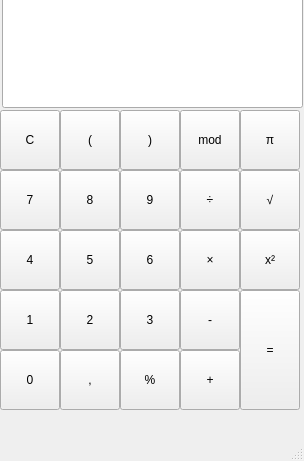
<?xml version="1.0" encoding="UTF-8"?>
<ui version="4.0">
 <class>MainWindow</class>
 <widget class="QMainWindow" name="MainWindow">
  <property name="geometry">
   <rect>
    <x>0</x>
    <y>0</y>
    <width>304</width>
    <height>461</height>
   </rect>
  </property>
  <property name="windowTitle">
   <string>MainWindow</string>
  </property>
  <widget class="QWidget" name="centralwidget">
   <widget class="QPushButton" name="Button_CParenthesis">
    <property name="geometry">
     <rect>
      <x>120</x>
      <y>110</y>
      <width>60</width>
      <height>60</height>
     </rect>
    </property>
    <property name="text">
     <string>)</string>
    </property>
   </widget>
   <widget class="QPushButton" name="Button_equal">
    <property name="geometry">
     <rect>
      <x>240</x>
      <y>290</y>
      <width>60</width>
      <height>120</height>
     </rect>
    </property>
    <property name="minimumSize">
     <size>
      <width>0</width>
      <height>65</height>
     </size>
    </property>
    <property name="text">
     <string>=</string>
    </property>
    <property name="iconSize">
     <size>
      <width>16</width>
      <height>25</height>
     </size>
    </property>
    <property name="checkable">
     <bool>false</bool>
    </property>
   </widget>
   <widget class="QPushButton" name="Button_4">
    <property name="geometry">
     <rect>
      <x>0</x>
      <y>230</y>
      <width>60</width>
      <height>60</height>
     </rect>
    </property>
    <property name="text">
     <string>4</string>
    </property>
   </widget>
   <widget class="QPushButton" name="Button_0">
    <property name="geometry">
     <rect>
      <x>0</x>
      <y>350</y>
      <width>60</width>
      <height>60</height>
     </rect>
    </property>
    <property name="text">
     <string>0</string>
    </property>
   </widget>
   <widget class="QPushButton" name="Button_3">
    <property name="geometry">
     <rect>
      <x>120</x>
      <y>290</y>
      <width>60</width>
      <height>60</height>
     </rect>
    </property>
    <property name="text">
     <string>3</string>
    </property>
   </widget>
   <widget class="QPushButton" name="Button_9">
    <property name="geometry">
     <rect>
      <x>120</x>
      <y>170</y>
      <width>60</width>
      <height>60</height>
     </rect>
    </property>
    <property name="text">
     <string>9</string>
    </property>
   </widget>
   <widget class="QPushButton" name="Button_Division">
    <property name="geometry">
     <rect>
      <x>180</x>
      <y>170</y>
      <width>60</width>
      <height>60</height>
     </rect>
    </property>
    <property name="text">
     <string>÷</string>
    </property>
   </widget>
   <widget class="QPushButton" name="Button_C">
    <property name="geometry">
     <rect>
      <x>0</x>
      <y>110</y>
      <width>60</width>
      <height>60</height>
     </rect>
    </property>
    <property name="baseSize">
     <size>
      <width>18</width>
      <height>18</height>
     </size>
    </property>
    <property name="text">
     <string>C</string>
    </property>
    <property name="iconSize">
     <size>
      <width>18</width>
      <height>18</height>
     </size>
    </property>
   </widget>
   <widget class="QPushButton" name="Button_8">
    <property name="geometry">
     <rect>
      <x>60</x>
      <y>170</y>
      <width>60</width>
      <height>60</height>
     </rect>
    </property>
    <property name="text">
     <string>8</string>
    </property>
   </widget>
   <widget class="QPushButton" name="Button_5">
    <property name="geometry">
     <rect>
      <x>60</x>
      <y>230</y>
      <width>60</width>
      <height>60</height>
     </rect>
    </property>
    <property name="text">
     <string>5</string>
    </property>
   </widget>
   <widget class="QPushButton" name="Button_O_Parenthesis">
    <property name="geometry">
     <rect>
      <x>60</x>
      <y>110</y>
      <width>60</width>
      <height>60</height>
     </rect>
    </property>
    <property name="text">
     <string>(</string>
    </property>
   </widget>
   <widget class="QPushButton" name="Button_6">
    <property name="geometry">
     <rect>
      <x>120</x>
      <y>230</y>
      <width>60</width>
      <height>60</height>
     </rect>
    </property>
    <property name="text">
     <string>6</string>
    </property>
   </widget>
   <widget class="QPushButton" name="Button_Mod">
    <property name="geometry">
     <rect>
      <x>180</x>
      <y>110</y>
      <width>60</width>
      <height>60</height>
     </rect>
    </property>
    <property name="text">
     <string>mod</string>
    </property>
   </widget>
   <widget class="QPushButton" name="Button_Multiplication">
    <property name="geometry">
     <rect>
      <x>180</x>
      <y>230</y>
      <width>60</width>
      <height>60</height>
     </rect>
    </property>
    <property name="text">
     <string>×</string>
    </property>
   </widget>
   <widget class="QPushButton" name="Button_Plus">
    <property name="geometry">
     <rect>
      <x>180</x>
      <y>350</y>
      <width>60</width>
      <height>60</height>
     </rect>
    </property>
    <property name="text">
     <string>+</string>
    </property>
   </widget>
   <widget class="QPushButton" name="Button_sqrt">
    <property name="geometry">
     <rect>
      <x>240</x>
      <y>170</y>
      <width>60</width>
      <height>60</height>
     </rect>
    </property>
    <property name="text">
     <string>√</string>
    </property>
   </widget>
   <widget class="QPushButton" name="Button_omma">
    <property name="geometry">
     <rect>
      <x>60</x>
      <y>350</y>
      <width>60</width>
      <height>60</height>
     </rect>
    </property>
    <property name="text">
     <string>,</string>
    </property>
   </widget>
   <widget class="QPushButton" name="Button_PI">
    <property name="geometry">
     <rect>
      <x>240</x>
      <y>110</y>
      <width>60</width>
      <height>60</height>
     </rect>
    </property>
    <property name="text">
     <string>π</string>
    </property>
   </widget>
   <widget class="QPushButton" name="Button_2">
    <property name="geometry">
     <rect>
      <x>60</x>
      <y>290</y>
      <width>60</width>
      <height>60</height>
     </rect>
    </property>
    <property name="text">
     <string>2</string>
    </property>
   </widget>
   <widget class="QPushButton" name="Button_Exp">
    <property name="geometry">
     <rect>
      <x>240</x>
      <y>230</y>
      <width>60</width>
      <height>60</height>
     </rect>
    </property>
    <property name="text">
     <string>x²</string>
    </property>
   </widget>
   <widget class="QPushButton" name="Button_7">
    <property name="geometry">
     <rect>
      <x>0</x>
      <y>170</y>
      <width>60</width>
      <height>60</height>
     </rect>
    </property>
    <property name="text">
     <string>7</string>
    </property>
   </widget>
   <widget class="QPushButton" name="Button_Minus">
    <property name="geometry">
     <rect>
      <x>180</x>
      <y>290</y>
      <width>60</width>
      <height>60</height>
     </rect>
    </property>
    <property name="text">
     <string>-</string>
    </property>
   </widget>
   <widget class="QPushButton" name="Button_Percent">
    <property name="geometry">
     <rect>
      <x>120</x>
      <y>350</y>
      <width>60</width>
      <height>60</height>
     </rect>
    </property>
    <property name="text">
     <string>%</string>
    </property>
   </widget>
   <widget class="QPushButton" name="Button_1">
    <property name="geometry">
     <rect>
      <x>0</x>
      <y>290</y>
      <width>60</width>
      <height>60</height>
     </rect>
    </property>
    <property name="text">
     <string>1</string>
    </property>
   </widget>
   <widget class="QLineEdit" name="lineEdit">
    <property name="geometry">
     <rect>
      <x>2</x>
      <y>-3</y>
      <width>301</width>
      <height>111</height>
     </rect>
    </property>
   </widget>
  </widget>
  <widget class="QMenuBar" name="menubar">
   <property name="geometry">
    <rect>
     <x>0</x>
     <y>0</y>
     <width>304</width>
     <height>26</height>
    </rect>
   </property>
  </widget>
  <widget class="QStatusBar" name="statusbar"/>
 </widget>
 <resources/>
 <connections/>
</ui>
